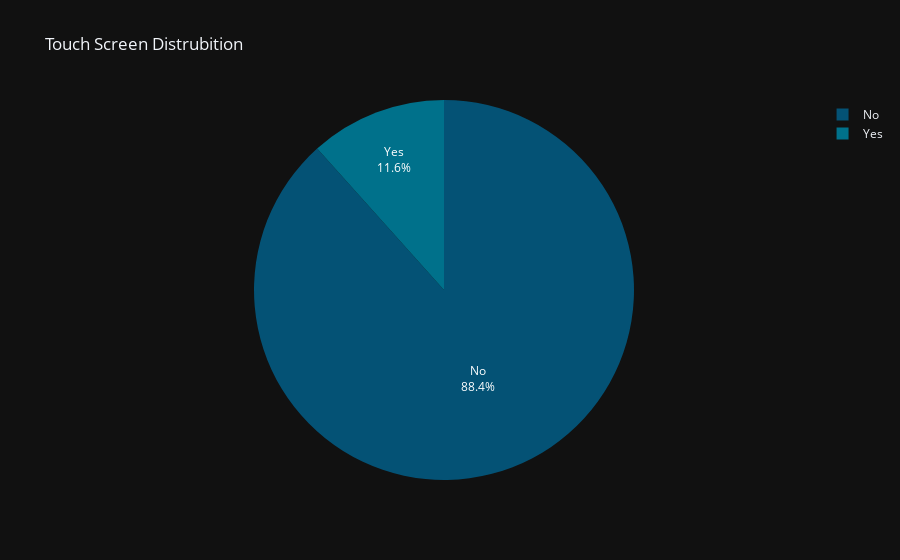

Here is the notebook cell this chart was saved with:
### Code cell
#TOUCH SCREEN
data_touch_screen = data['Touch_Screen'].value_counts()
fig=px.pie(values=data_touch_screen,
           names=data_touch_screen.index,
           title='Touch Screen Distrubition',
           color_discrete_sequence=px.colors.sequential.Bluyl_r,
           template='plotly_dark')
fig.update_traces(textinfo='label+percent')
fig.update_traces(textposition='inside')
fig.update_layout(uniformtext_minsize=12, uniformtext_mode='hide')
fig.show()

### Figure 1 — Plotly figure (JSON) as saved in the notebook; plotly's stock layout.template omitted (floating-point values rounded to 4 significant figures)
{"data": [{"domain": {"x": [0, 1], "y": [0, 1]}, "hovertemplate": "label=%{label}<br>value=%{value}<extra></extra>", "labels": ["No", "Yes"], "legendgroup": "", "name": "", "showlegend": true, "textinfo": "label+percent", "textposition": "inside", "type": "pie", "values": [729, 96]}], "layout": {"legend": {"tracegroupgap": 0}, "piecolorway": ["rgb(4, 82, 117)", "rgb(0, 113, 139)", "rgb(8, 144, 153)", "rgb(70, 174, 160)", "rgb(124, 203, 162)", "rgb(183, 230, 165)", "rgb(247, 254, 174)"], "title": {"text": "Touch Screen Distrubition"}, "uniformtext": {"minsize": 12, "mode": "hide"}}}
